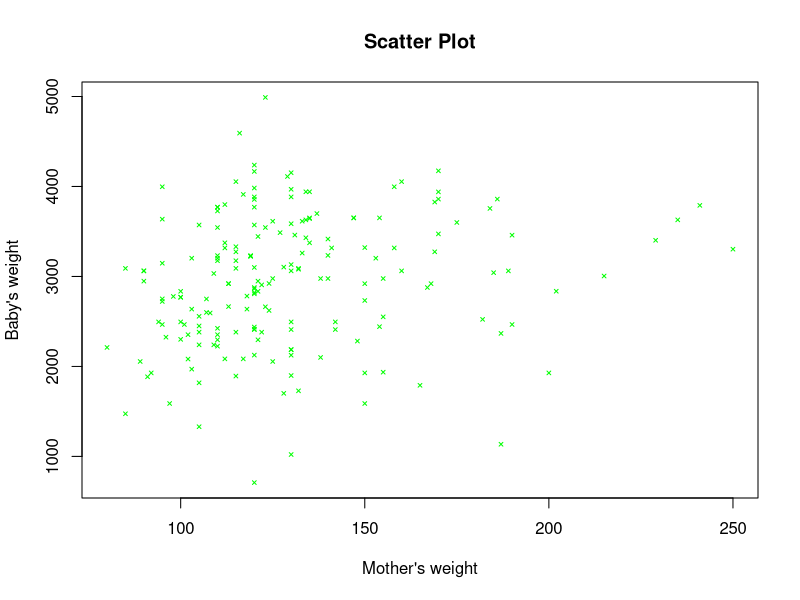
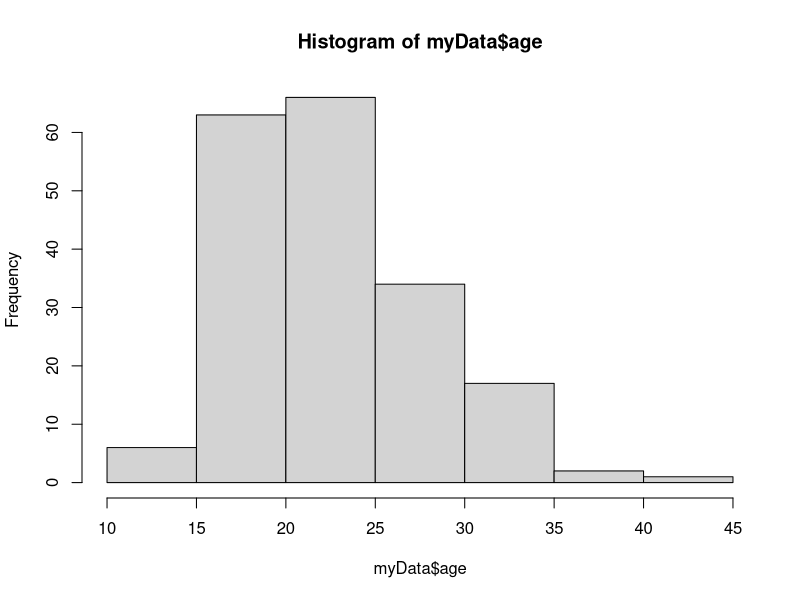
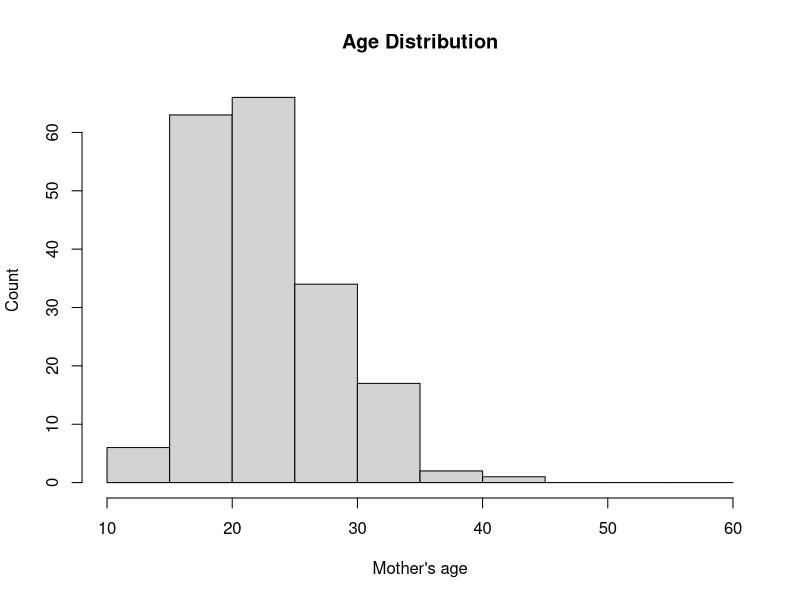

Reproduce these figures in R, in order.
# Install packages 
install.packages("MASS") # install once
library("MASS")

# Load data from MASS
data("birthwt")
myData <- birthwt # save dataset as myData
?birthwt
head(birthwt) # print first 10 rows

# Scatter plot mom's weight vs baby's weight
plot(myData$lwt, myData$bwt,
     xlab = "Mother's weight",
     ylab = "Baby's weight",
     main = "Scatter Plot",
     cex = 0.5, # decrease size of marker
     pch = 4, # change shape of maker (4: x),
     col = "green")

# Babies with weight under 2.5 
# Use column "low"
table(myData$low) # count per value

# Plot histogram for mothers' age distribution
hist(myData$age)
?hist
hist(myData$age, 
     breaks = seq(10, 60, by = 5),
     xlab = "Mother's age",
     ylab = "Count",
     main = "Age Distribution")

# Build a linear model to predict bwt (baby weight) using lwt(mom's weight), age
?lm
m1 <- lm(bwt ~ lwt + age, data = myData)
summary(m1) # bwt = 2214.412 + 4.177 * lwt + 8.089 * age 

m2 <- lm(bwt ~ . - low, data = myData) # . means all features
summary(m2)

# Can you build a better model using only significant features? 










